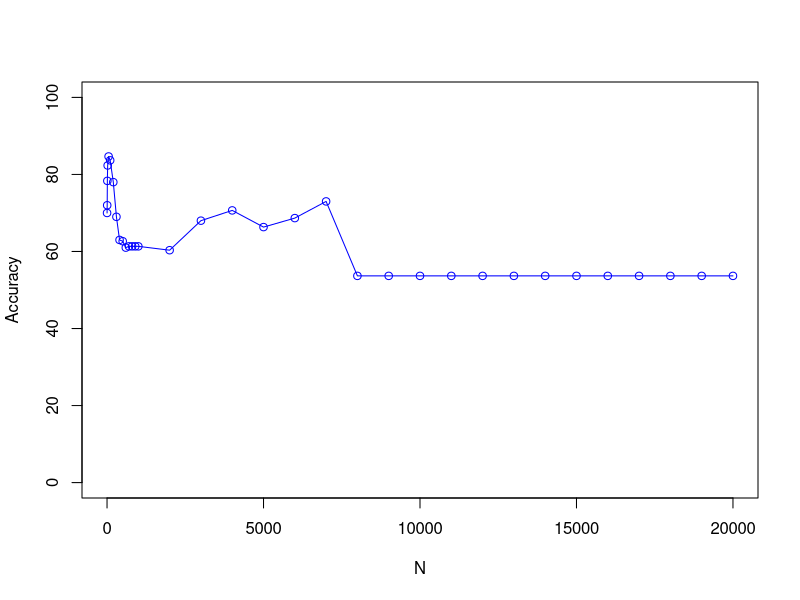

R code for this plot:
 x <- c(1, 5, 10, 20, 50, 100, 200, 300, 400, 500, 600, 700, 800, 900, 1000, 2000, 3000, 4000, 5000, 6000, 7000, 8000, 9000, 10000, 11000, 12000, 13000, 14000, 15000, 16000, 17000, 18000, 19000, 20000)
 y <- c(70.0, 72.0, 78.33333333333333, 82.33333333333333, 84.66666666666667, 83.66666666666667, 78.0, 69.0, 63.0, 62.666666666666664, 61.0, 61.333333333333336, 61.333333333333336, 61.333333333333336, 61.333333333333336, 60.333333333333336, 68.0, 70.66666666666667, 66.33333333333333, 68.66666666666667, 73.0, 53.666666666666664, 53.666666666666664, 53.666666666666664, 53.666666666666664, 53.666666666666664, 53.666666666666664, 53.666666666666664, 53.666666666666664, 53.666666666666664, 53.666666666666664, 53.666666666666664, 53.666666666666664, 53.666666666666664)
 plot(x, y, type='o', pch=1, col="blue", xlab="N", ylab="Accuracy", ylim=c(0, 100), xlim=c(0,20000))